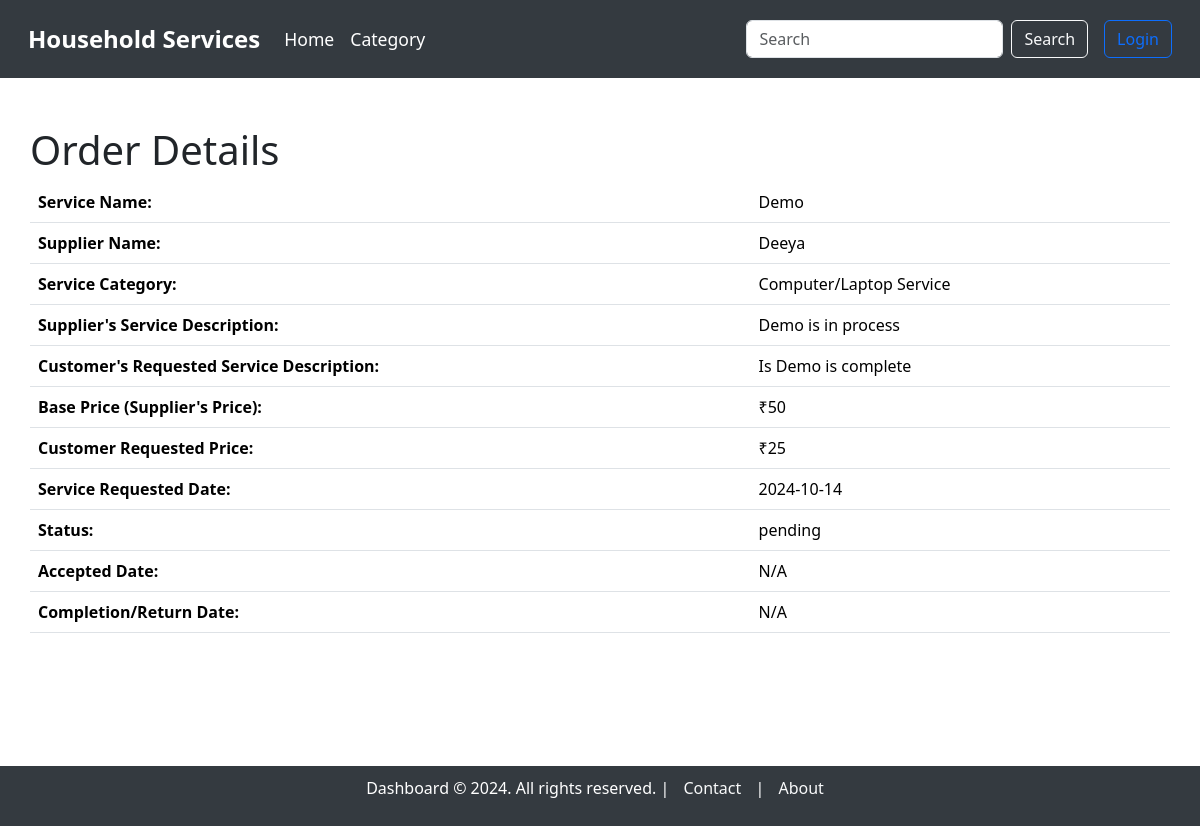
Before: /order_details/2 with the older database file.
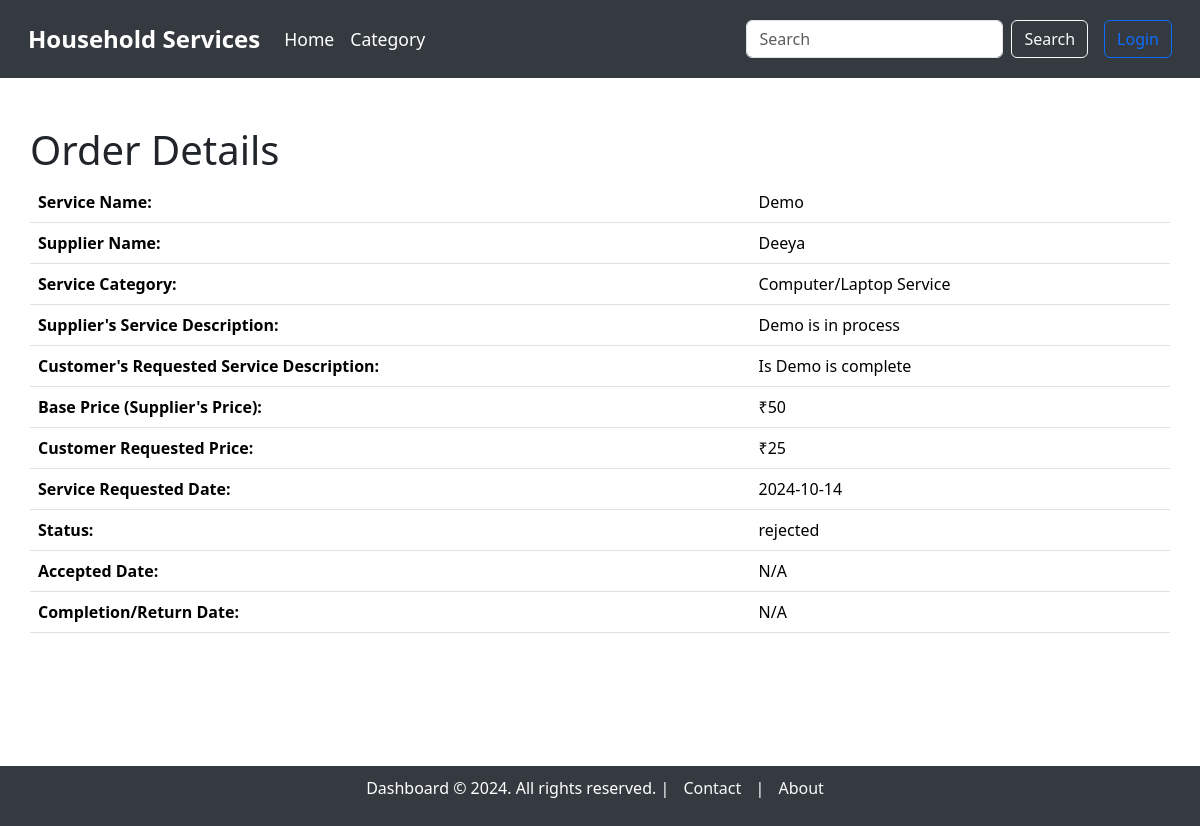
After: the same page with the newer database file.
### model.py (models this page shows, shortened)
class ServiceRequest(db.Model):
    __tablename__ = "service_requests"
    service_request_id = db.Column(db.Integer, autoincrement=True, primary_key=True)
    service_id = db.Column(db.Integer, db.ForeignKey('service.service_id'), nullable=False)
    user_id = db.Column(db.Integer, db.ForeignKey('users.user_id'), nullable=False)
    supplier_id = db.Column(db.Integer, db.ForeignKey('users.user_id'), nullable=True)  # Link to supplier (optional)
    service_description = db.Column(db.String, nullable=False)
    experience_years = db.Column(db.Integer, nullable=True)
    created_at = db.Column(db.DateTime, default=datetime.utcnow)
    updated_at = db.Column(db.DateTime, default=datetime.utcnow, onupdate=datetime.utcnow)
    date_requested = db.Column(db.DateTime, default=datetime.utcnow, nullable=True)
    date_issued = db.Column(db.DateTime, nullable=True)  #accepted date
    date_completed = db.Column(db.DateTime, nullable=True)
    date_returned = db.Column(db.DateTime, nullable=True)
    status = db.Column(db.String, default='pending')  # 'pending', 'accepted', 'rejected', 'completed', 'returned', 'cancelled'
    price = db.Column(db.Integer, nullable=False)  # Price associated with the service
    customer = db.relationship('User', foreign_keys=[user_id], backref='customer_requests')
    supplier = db.relationship('User', foreign_keys=[supplier_id], backref='supplier_requests')
    service = db.relationship('Service', backref='requests')

### main.py (the view)
@app.route('/order_details/<int:service_request_id>')
def order_details(service_request_id):
    service_request = ServiceRequest.query.get_or_404(service_request_id)
    return render_template('service_requests/order_details.html', service_request=service_request)

### templates/service_requests/order_details.html (shortened to what this page needs)
{% extends 'base_dashboard.html' %}
{% block content %}
<div class="container mt-5">
    <h1>Order Details</h1>
    <table class="table">
        <tbody>
            <tr>
                <th>Service Name:</th>
                <td>{{ service_request.service.service_name }}</td>
            </tr>
            <tr>
                <th>Supplier Name:</th>
                <td>{{ service_request.service.supplier.full_name }}</td>
            </tr>
            <tr>
                <th>Service Category:</th>
                <td>{{ service_request.service.category.category_name }}</td>
            </tr>
            <tr>
                <th>Supplier's Service Description:</th>
                <td>{{ service_request.service.service_description }}</td>
            </tr>
            <tr>
                <th>Customer's Requested Service Description:</th>
                <td>{{ service_request.service_description }}</td>
            </tr>
            <tr>
                <th>Base Price (Supplier's Price):</th>
                <td>₹{{ service_request.service.price }}</td>
            </tr>
            <tr>
                <th>Customer Requested Price:</th>
                <td>₹{{ service_request.price }}</td>
            </tr>
            <tr>
                <th>Service Requested Date:</th>
                <td>{{ service_request.date_requested.strftime('%Y-%m-%d') }}</td>
            </tr>
            <tr>
                <th>Status:</th>
                <td>{{ service_request.status }}</td>
            </tr>
            <tr>
                <th>Accepted Date:</th>
                <td>{{ service_request.date_issued.strftime('%Y-%m-%d') if service_request.date_issued else 'N/A' }}</td>
            </tr>
            <tr>
                <th>Completion/Return Date:</th>
                <td>
                    {% if service_request.status == 'completed' %}
                        {{ service_request.date_completed.strftime('%Y-%m-%d') if service_request.date_completed else 'N/A' }}
                    {% elif service_request.status == 'returned' %}
                        {{ service_request.date_returned.strftime('%Y-%m-%d') if service_request.date_returned else 'N/A' }}
                    {% else %}
                        N/A
                    {% endif %}
                </td>
            </tr>
        </tbody>
    </table>
</div>
{% endblock %}

Changed rows visible on the page:
changed ServiceRequest "Is Demo is complete": status "pending" → "rejected"
